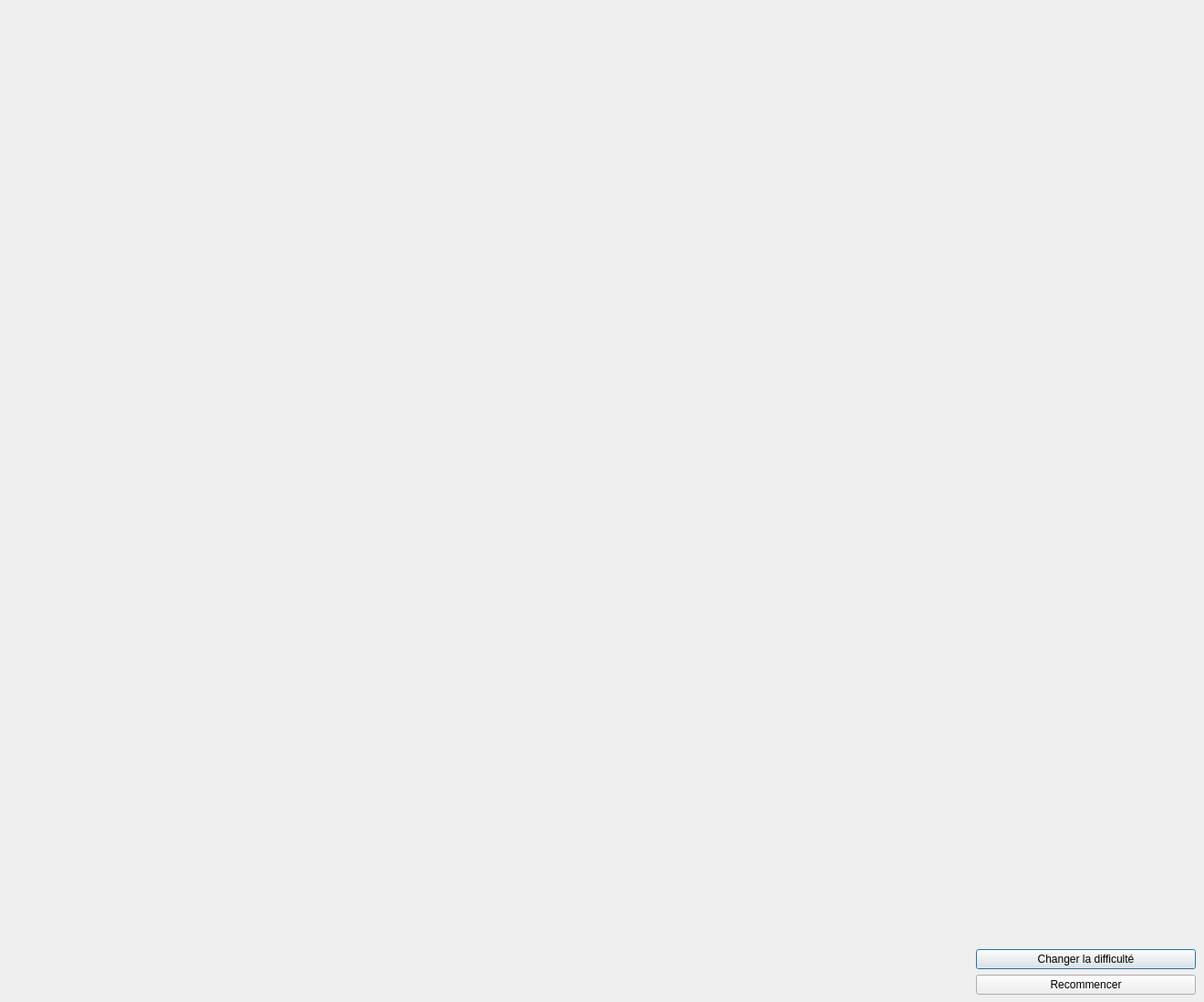
<?xml version="1.0" encoding="UTF-8"?>
<ui version="4.0">
 <class>GameWindow</class>
 <widget class="QDialog" name="GameWindow">
  <property name="geometry">
   <rect>
    <x>0</x>
    <y>0</y>
    <width>1320</width>
    <height>1099</height>
   </rect>
  </property>
  <property name="sizePolicy">
   <sizepolicy hsizetype="Minimum" vsizetype="Preferred">
    <horstretch>0</horstretch>
    <verstretch>0</verstretch>
   </sizepolicy>
  </property>
  <property name="windowTitle">
   <string>Démineur</string>
  </property>
  <widget class="QWidget" name="layoutWidget">
   <property name="geometry">
    <rect>
     <x>10</x>
     <y>10</y>
     <width>1051</width>
     <height>1081</height>
    </rect>
   </property>
   <layout class="QGridLayout" name="gridMines">
    <property name="sizeConstraint">
     <enum>QLayout::SetNoConstraint</enum>
    </property>
    <property name="spacing">
     <number>0</number>
    </property>
   </layout>
  </widget>
  <widget class="QWidget" name="verticalLayoutWidget">
   <property name="geometry">
    <rect>
     <x>1070</x>
     <y>10</y>
     <width>241</width>
     <height>1081</height>
    </rect>
   </property>
   <layout class="QVBoxLayout" name="verticalLayout">
    <item>
     <layout class="QGridLayout" name="gridLayout">
      <item row="1" column="1">
       <widget class="QLabel" name="time">
        <property name="text">
         <string/>
        </property>
       </widget>
      </item>
      <item row="1" column="0">
       <widget class="QLabel" name="label_3">
        <property name="text">
         <string>&lt;html&gt;
&lt;head/&gt;
&lt;body&gt;
&lt;p&gt;&lt;img src=&quot;:/images/time.png&quot; width=&quot;40&quot;/&gt;&lt;/p&gt;
&lt;/body&gt;
&lt;/html&gt;
</string>
        </property>
       </widget>
      </item>
      <item row="0" column="1">
       <widget class="QLabel" name="flag_count">
        <property name="text">
         <string/>
        </property>
       </widget>
      </item>
      <item row="0" column="0">
       <widget class="QLabel" name="label">
        <property name="text">
         <string>&lt;html&gt;
&lt;head/&gt;
&lt;body&gt;
&lt;p&gt;&lt;img src=&quot;:/images/flag.png&quot; width=&quot;40&quot; height=&quot;40&quot;/&gt;&lt;/p&gt;
&lt;/body&gt;
&lt;/html&gt;
</string>
        </property>
       </widget>
      </item>
      <item row="2" column="0">
       <spacer name="verticalSpacer">
        <property name="orientation">
         <enum>Qt::Vertical</enum>
        </property>
        <property name="sizeHint" stdset="0">
         <size>
          <width>20</width>
          <height>40</height>
         </size>
        </property>
       </spacer>
      </item>
     </layout>
    </item>
    <item>
     <widget class="QPushButton" name="change_difficulty">
      <property name="text">
       <string>Changer la difficulté</string>
      </property>
     </widget>
    </item>
    <item>
     <widget class="QPushButton" name="restart">
      <property name="text">
       <string>Recommencer</string>
      </property>
     </widget>
    </item>
   </layout>
  </widget>
 </widget>
 <resources/>
 <connections/>
</ui>
